Frame 1 (no input): blank canvas, image omitted
Frame 60 (no input): blank canvas, image omitted
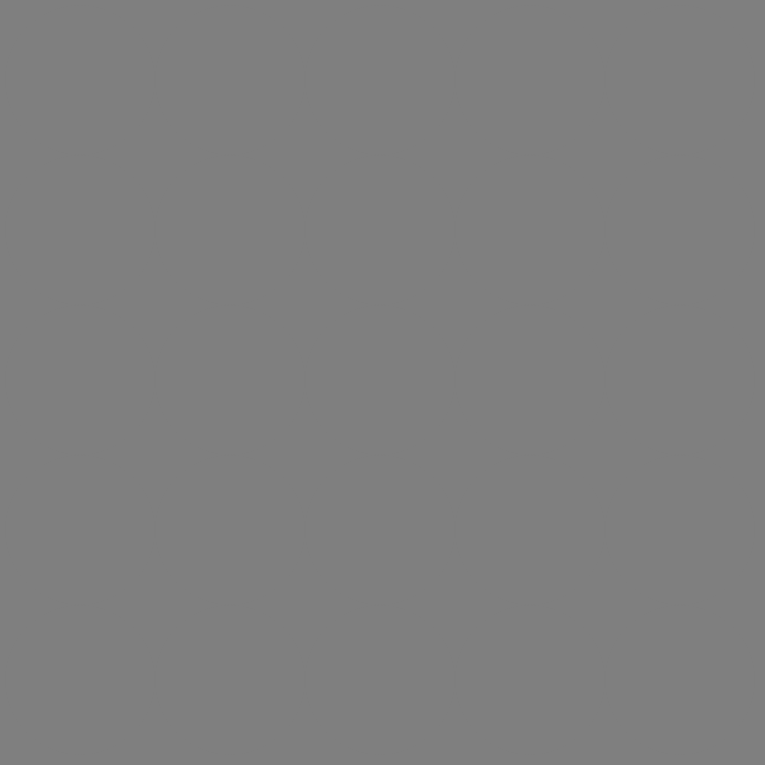
Frame 120 (the mouse pressed at the canvas centre since frame 60)

The p5.js sketch whose frames 1 and 60 were blank and that drew this single picture after the mouse press (run headless with seeded random() and noise() and a simulated clock; from frame 60 on, the mouse is pressed at the canvas centre):

// p5.js sketch
// ── sketch.js
var tycir = {
	x:80,
	y:80,
	diameter:150,
};



function setup() {

	createCanvas(765,765);

}

function draw (){
// HOW DO I TILE THIS MOFO?
	colx= map(mouseX, 0, width, 0 ,255);
	coly= map(mouseY,0, height, 0, 255);
	//can map 255,0 going backwards if want
	background(colx);
	fill(coly);
	noStroke();
	for(tycir.x=80; tycir.x <=width; tycir.x+=150) {
		for(tycir.y=80; tycir.y <=height; tycir.y += 150) {
ellipse (tycir.x,tycir.y,tycir.diameter,tycir.diameter);
	}
	}

	/*for (var x = 80; x <= width; x += 150) {
		for (var y =80; y <=height; y +=150) {
	fill(255, 0, 200);
	ellipse(x,y,150,150);
		}
}*/


}
